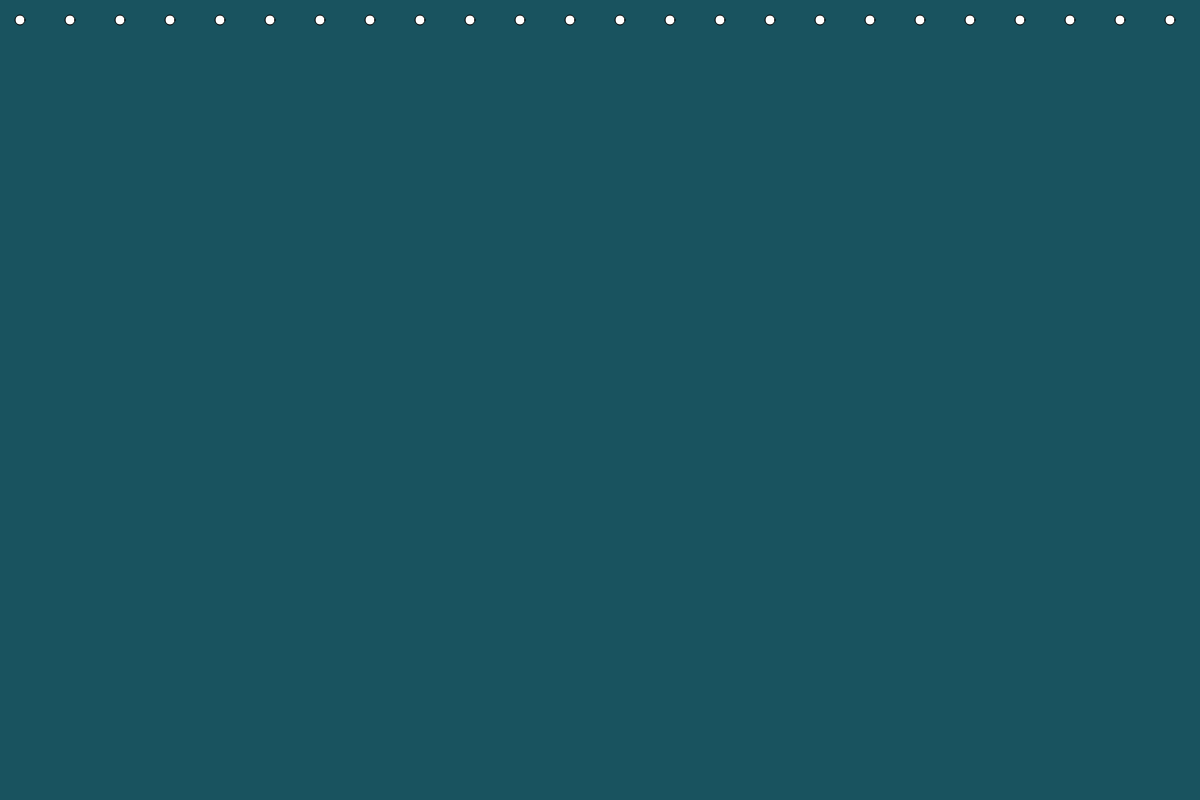
Frame 1 (no input)
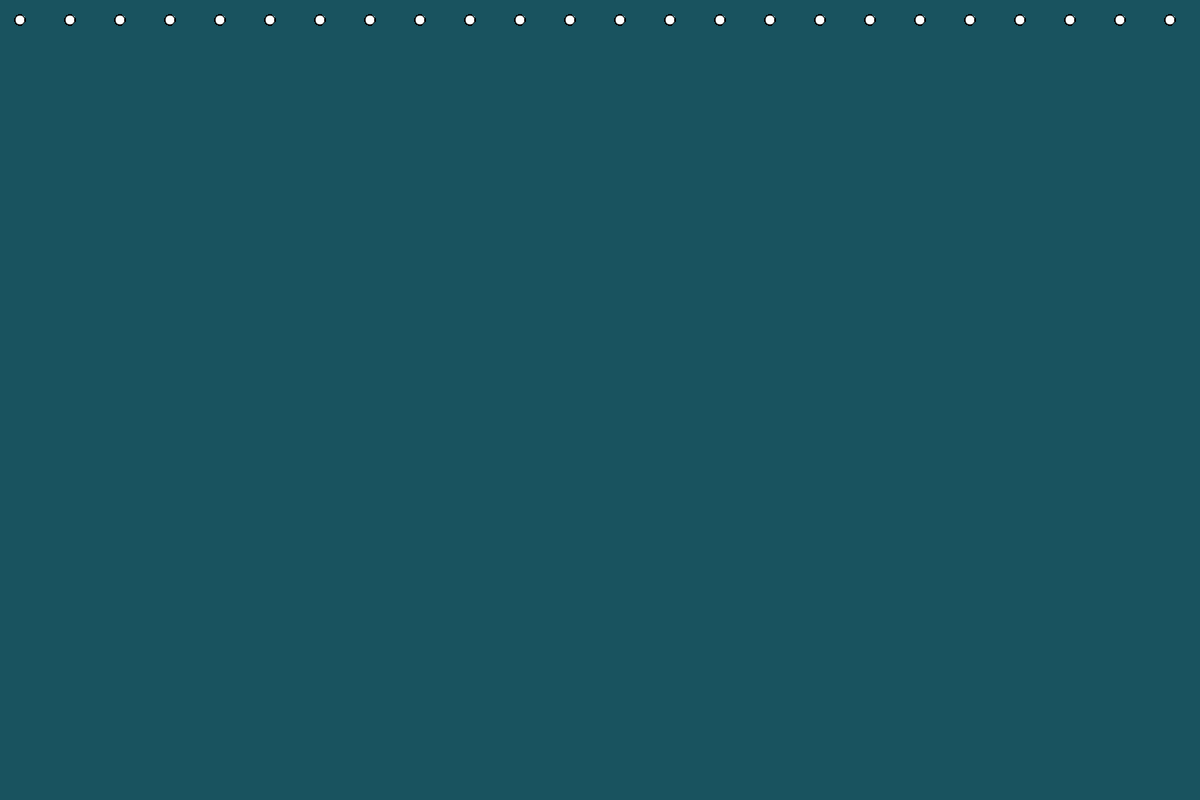
Frame 60 (no input)
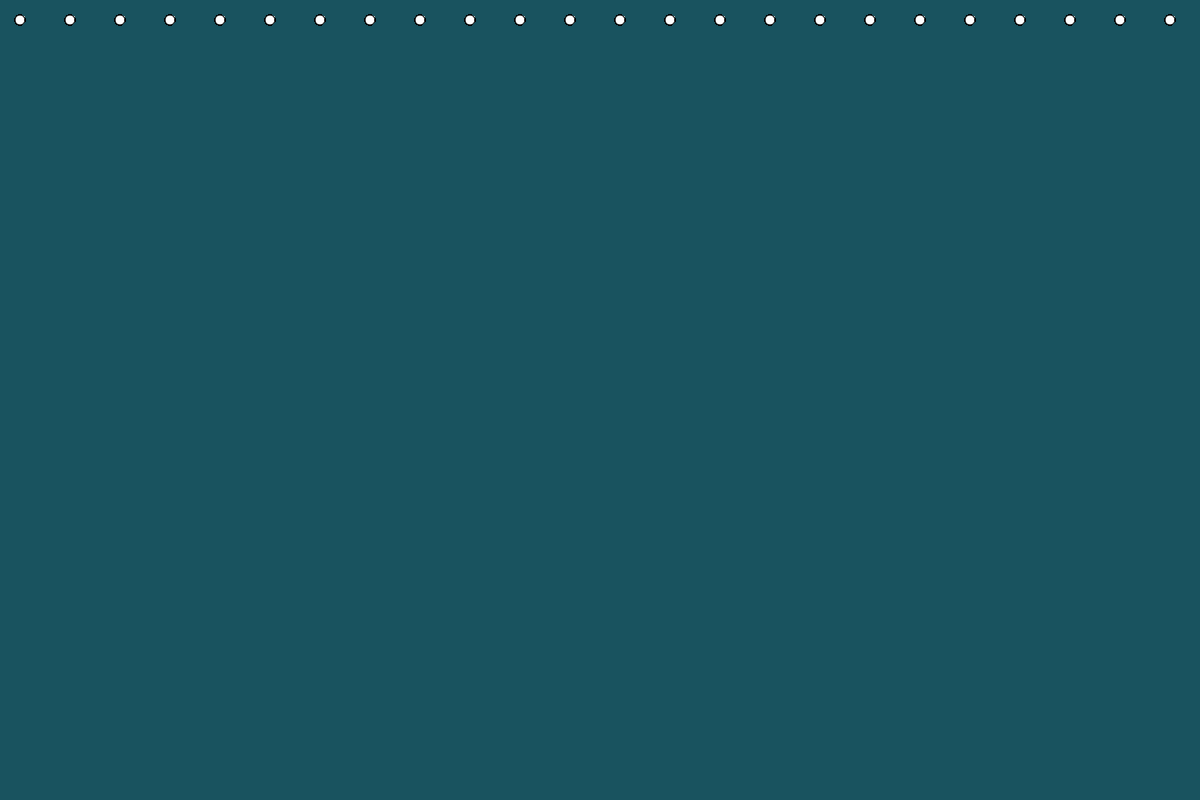
Frame 120 (the mouse pressed at the canvas centre since frame 60)

The p5.js sketch that drew these frames (run headless with seeded random() and noise() and a simulated clock; from frame 60 on, the mouse is pressed at the canvas centre):

// p5.js sketch
// ── sketch.js
function setup() {
    createCanvas(1200, 800);
    background('#19535f');
}

function draw() {
    for (let i = 20; i < width; i += 50) {
        ellipse(i, 20, 10, 10);

    }
}
